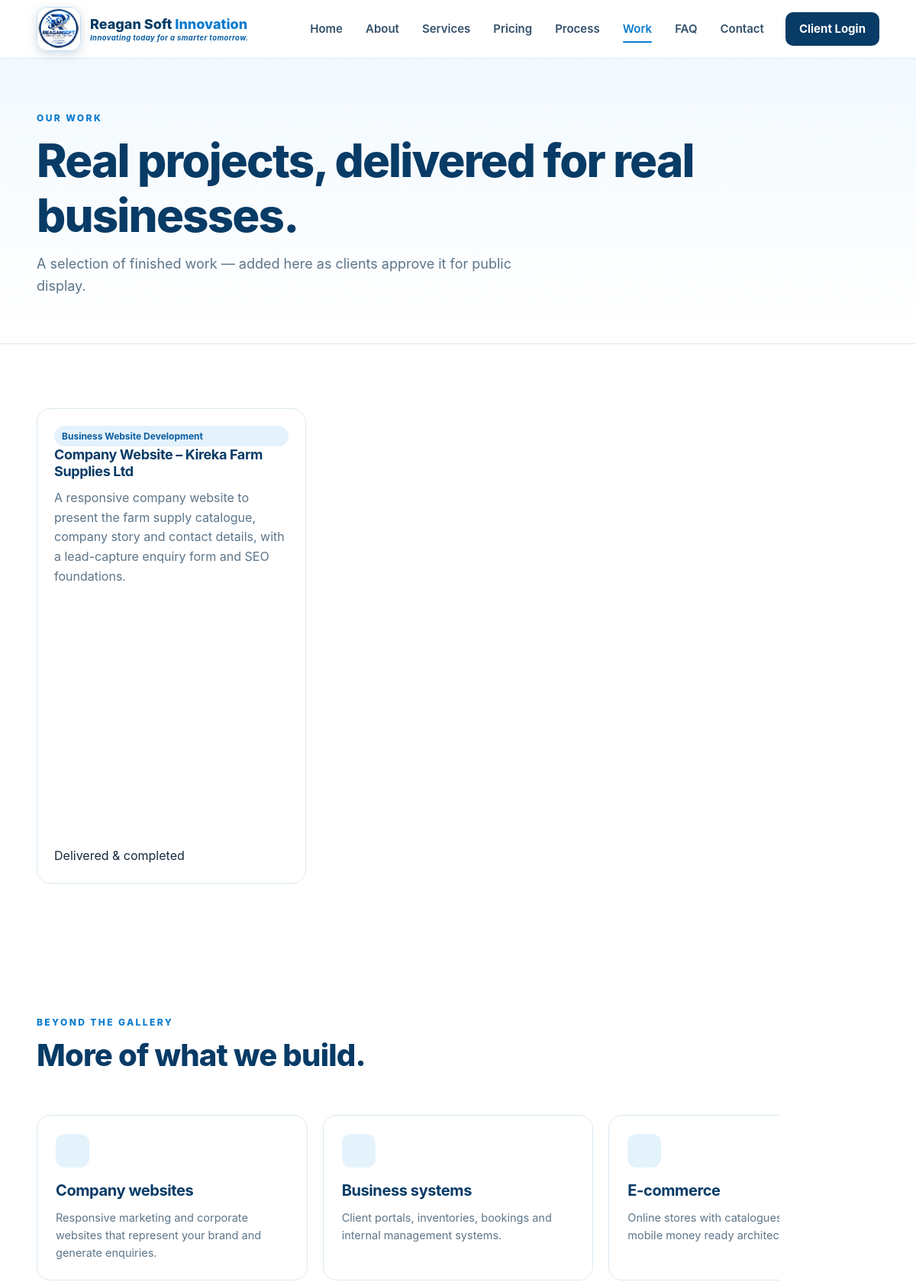
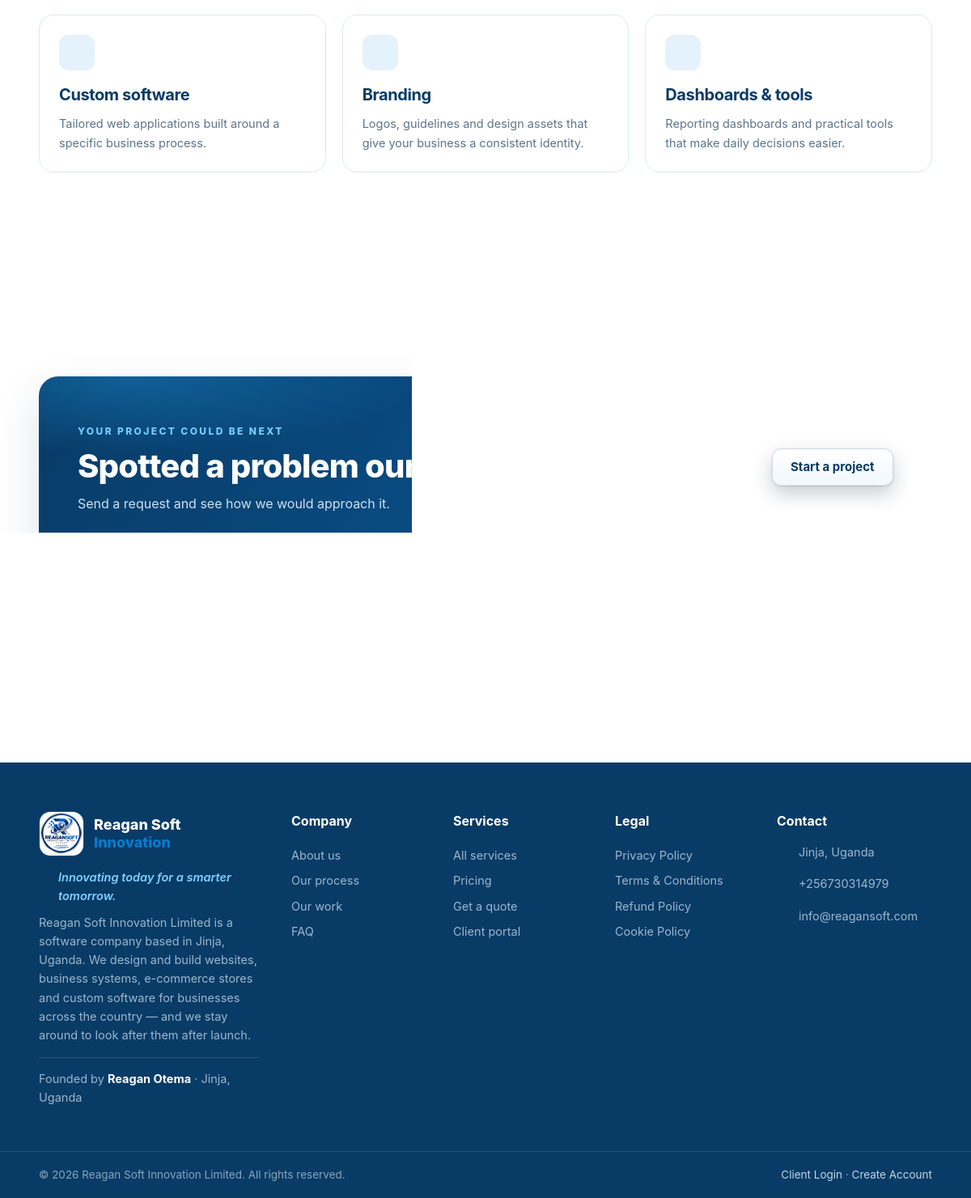
Screenshot of /portfolio.php with the database file from the repository (2 pictures, top to bottom).
### tables this page shows
CREATE TABLE projects (
  id INT UNSIGNED AUTO_INCREMENT PRIMARY KEY,
  ref_no VARCHAR(30) NOT NULL UNIQUE,                
  client_id INT UNSIGNED NOT NULL,
  service_id INT UNSIGNED NULL,
  assigned_to INT UNSIGNED NULL,                     
  title VARCHAR(190) NOT NULL,
  description TEXT NOT NULL,
  requirements TEXT NULL,
  budget DECIMAL(14,2) NULL,
  priority ENUM('low','normal','high','urgent') NOT NULL DEFAULT 'normal',
  status ENUM('NEW','REVIEWING','QUOTATION','APPROVED','IN_PROGRESS','WAITING_FOR_CLIENT','TESTING','COMPLETED','CANCELLED') NOT NULL DEFAULT 'NEW',
  progress TINYINT UNSIGNED NOT NULL DEFAULT 0,
  deadline DATE NULL,
  started_at DATETIME NULL,
  completed_at DATETIME NULL,
  submitted_at TIMESTAMP DEFAULT CURRENT_TIMESTAMP,
  updated_at TIMESTAMP DEFAULT CURRENT_TIMESTAMP ON UPDATE CURRENT_TIMESTAMP,
  FOREIGN KEY (client_id) REFERENCES users(id) ON DELETE CASCADE,
  FOREIGN KEY (service_id) REFERENCES services(id) ON DELETE SET NULL,
  FOREIGN KEY (assigned_to) REFERENCES users(id) ON DELETE SET NULL,
  INDEX idx_projects_client (client_id),
  INDEX idx_projects_status (status),
  INDEX idx_projects_assigned (assigned_to),
  INDEX idx_projects_service (service_id)
);

CREATE TABLE services (
  id INT UNSIGNED AUTO_INCREMENT PRIMARY KEY,
  name VARCHAR(150) NOT NULL,
  slug VARCHAR(160) NOT NULL UNIQUE,
  description TEXT NOT NULL,
  price_min DECIMAL(14,2) NOT NULL DEFAULT 0,    
  price_max DECIMAL(14,2) NULL,                   
  currency VARCHAR(8) NOT NULL DEFAULT 'UGX',
  pricing_type ENUM('range','starting_from','contact_for_quote') NOT NULL DEFAULT 'starting_from',
  price_note VARCHAR(120) NOT NULL DEFAULT '',    
  features TEXT NULL,                  
  delivery_days INT UNSIGNED NULL,     
  icon VARCHAR(60) NOT NULL DEFAULT 'code-s',    
  status ENUM('active','inactive') NOT NULL DEFAULT 'active',
  sort_order INT UNSIGNED NOT NULL DEFAULT 0,
  created_at TIMESTAMP DEFAULT CURRENT_TIMESTAMP,
  INDEX idx_services_status (status)
);

### config/config.php (called while the page is built, shortened)
<?php
function db(): PDO {
    static $pdo = null;
    if ($pdo === null) {
        try {
            $pdo = new PDO(
                'mysql:host=' . DB_HOST . ';dbname=' . DB_NAME . ';charset=utf8mb4',
                DB_USER,
                DB_PASS,
                [
                    PDO::ATTR_ERRMODE            => PDO::ERRMODE_EXCEPTION,
                    PDO::ATTR_DEFAULT_FETCH_MODE => PDO::FETCH_ASSOC,
                    PDO::ATTR_EMULATE_PREPARES   => false,
                    PDO::ATTR_STRINGIFY_FETCHES  => false,
                ]
            );
        } catch (PDOException $e) {
            log_error('DB connection failed: ' . $e->getMessage());
            http_response_code(500);
            exit('Unable to connect to the database. Please check the installation.');
        }
    }
    return $pdo;
}
function e(mixed $value): string {
    return htmlspecialchars((string)($value ?? ''), ENT_QUOTES, 'UTF-8');
}
function app_url(string $path = ''): string {
    return APP_URL . ($path === '' ? '' : '/' . ltrim($path, '/'));
}
require_once __DIR__ . '/../inc/functions.php';

### portfolio.php (the view, shortened to what this page needs)
<?php
require __DIR__ . '/config/config.php';
$projects = [];
try {
    $projects = db()->query(
        "SELECT p.title, p.description, s.name AS service
         FROM projects p
         LEFT JOIN services s ON s.id = p.service_id
         WHERE p.status = 'COMPLETED'
         ORDER BY p.completed_at DESC
         LIMIT 12"
    )->fetchAll();
} catch (Throwable $e) {
    log_error('portfolio query: ' . $e->getMessage());
}
$capabilities = [
    ['globe', 'Company websites', 'Responsive marketing and corporate websites that represent your brand and generate enquiries.'],
    ['cpu', 'Business systems', 'Client portals, inventories, bookings and internal management systems.'],
    ['cart', 'E-commerce', 'Online stores with catalogues, orders and mobile money ready architecture.'],
    ['code-s', 'Custom software', 'Tailored web applications built around a specific business process.'],
    ['palette', 'Branding', 'Logos, guidelines and design assets that give your business a consistent identity.'],
    ['layers', 'Dashboards & tools', 'Reporting dashboards and practical tools that make daily decisions easier.'],
];
?>
<section class="page-hero">
  <div class="container">
    <span class="eyebrow">Our work</span>
    <h1>Real projects, delivered for real businesses.</h1>
    <p class="lead">A selection of finished work — added here as clients approve it for public display.</p>
  </div>
</section>
<?php if ($projects): ?>
<section class="section">
  <div class="container">
    <div class="folio-grid">
      <?php foreach ($projects as $p): ?>
        <article class="folio-card">
          <div class="folio-body">
            <span class="tag"><?= e($p['service'] ?? 'Custom project') ?></span>
            <h3><?= e($p['title']) ?></h3>
            <p class="muted"><?= e(truncate($p['description'], 160)) ?></p>
            <div class="deliver" style="margin-top:auto;padding-top:12px"><?= icon('check') ?><span>Delivered &amp; completed</span></div>
          </div>
        </article>
      <?php endforeach; ?>
    </div>
  </div>
</section>
<?php endif; ?>
<section class="section <?= $projects ? '' : '' ?>">
  <div class="container">
    <?php if (!$projects): ?>
      <div class="empty mb-3">
        <?= icon('folder') ?>
        <h4>Completed projects will be shown here</h4>
        <p>As soon as the first client project is completed and approved for showcase, it will appear in this gallery. In the meantime, here is the type of work we deliver:</p>
      </div>
    <?php else: ?>
      <div class="section-head"><div><span class="eyebrow">Beyond the gallery</span><h2>More of what we build.</h2></div></div>
    <?php endif; ?>
    <div class="value-grid">
      <?php foreach ($capabilities as $c): ?>
        <div class="value-card">
          <div class="card-icon"><?= icon($c[0]) ?></div>
          <h3><?= e($c[1]) ?></h3>
          <p><?= e($c[2]) ?></p>
        </div>
      <?php endforeach; ?>
    </div>
  </div>
</section>
<section class="section">
  <div class="container">
    <div class="cta">
      <div>
        <span class="eyebrow">Your project could be next</span>
        <h2>Spotted a problem our software can solve?</h2>
        <p>Send a request and see how we would approach it.</p>
      </div>
      <a class="btn btn-light" href="<?= app_url('register.php') ?>">Start a project</a>
    </div>
  </div>
</section>

### inc/functions.php (shortened to what this page needs)
<?php
function truncate(string $text, int $length = 90): string {
    return mb_strimwidth($text, 0, $length, '…');
}
function icon(string $name, string $class = ''): string {
    $path = $paths[$name] ?? $paths['code-s'];
    $cls = $class !== '' ? ' class="' . e($class) . '"' : '';
    return '<svg' . $cls . ' viewBox="0 0 24 24" fill="none" stroke="currentColor" stroke-width="1.8" stroke-linecap="round" stroke-linejoin="round" aria-hidden="true">' . $path . '</svg>';
}
require_once __DIR__ . '/layout.php';

### rows the page displays
projects: service.name "Business Website Development", title "Company Website – Kireka Farm Supplies Ltd", description "A responsive company website to present the farm supply catalogue, company story and contact details, with a lead-capture enquiry form and SEO foundations."

### other values shown
$c[1] "Company websites"
$c[2] "Responsive marketing and corporate websites that represent your brand and generate enquiries."
$c[1] "Business systems"
$c[2] "Client portals, inventories, bookings and internal management systems."
$c[1] "E-commerce"
$c[2] "Online stores with catalogues, orders and mobile money ready architecture."
$c[1] "Custom software"
$c[2] "Tailored web applications built around a specific business process."
$c[1] "Branding"
$c[2] "Logos, guidelines and design assets that give your business a consistent identity."
$c[1] "Dashboards & tools"
$c[2] "Reporting dashboards and practical tools that make daily decisions easier."
settings('company_founder', APP_FOUNDER) "Reagan Otema"
$address "Jinja, Uganda"
$phone "+256730314979"
